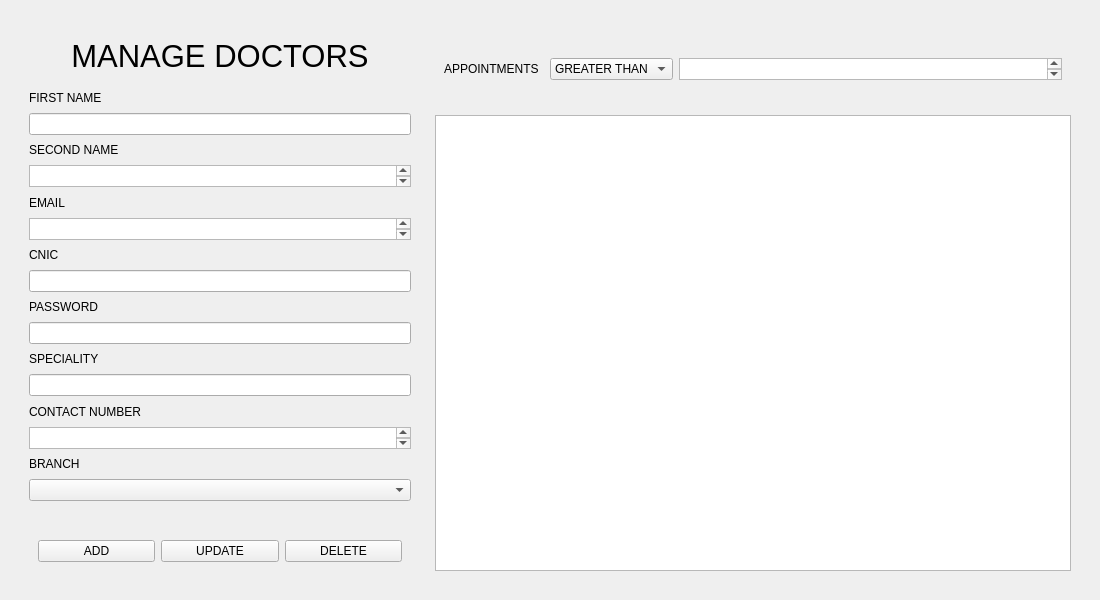
<?xml version="1.0" encoding="UTF-8"?>
<ui version="4.0">
 <class>Frame</class>
 <widget class="QFrame" name="Frame">
  <property name="geometry">
   <rect>
    <x>0</x>
    <y>0</y>
    <width>1100</width>
    <height>600</height>
   </rect>
  </property>
  <property name="windowTitle">
   <string>Frame</string>
  </property>
  <layout class="QGridLayout" name="gridLayout">
   <item row="0" column="0">
    <widget class="QWidget" name="widget" native="true">
     <layout class="QHBoxLayout" name="horizontalLayout">
      <item>
       <widget class="QWidget" name="widget_2" native="true">
        <property name="maximumSize">
         <size>
          <width>400</width>
          <height>16777215</height>
         </size>
        </property>
        <layout class="QHBoxLayout" name="horizontalLayout_3">
         <item>
          <layout class="QVBoxLayout" name="verticalLayout_2">
           <item>
            <widget class="QWidget" name="widget_6" native="true">
             <property name="maximumSize">
              <size>
               <width>16777215</width>
               <height>80</height>
              </size>
             </property>
             <layout class="QHBoxLayout" name="horizontalLayout_9">
              <item>
               <layout class="QHBoxLayout" name="horizontalLayout_8">
                <item>
                 <widget class="QLabel" name="title_doctors">
                  <property name="font">
                   <font>
                    <pointsize>23</pointsize>
                   </font>
                  </property>
                  <property name="text">
                   <string>MANAGE DOCTORS</string>
                  </property>
                  <property name="alignment">
                   <set>Qt::AlignmentFlag::AlignCenter</set>
                  </property>
                 </widget>
                </item>
               </layout>
              </item>
             </layout>
            </widget>
           </item>
           <item>
            <widget class="QLabel" name="doctor_first_name_label">
             <property name="text">
              <string>FIRST NAME</string>
             </property>
            </widget>
           </item>
           <item>
            <widget class="QLineEdit" name="doctor_first_name_input"/>
           </item>
           <item>
            <widget class="QLabel" name="doctor_last_name_label">
             <property name="text">
              <string>SECOND NAME</string>
             </property>
            </widget>
           </item>
           <item>
            <widget class="QTextEdit" name="doctor_last_name_input">
             <property name="maximumSize">
              <size>
               <width>16777215</width>
               <height>22</height>
              </size>
             </property>
            </widget>
           </item>
           <item>
            <widget class="QLabel" name="doctor_email_label">
             <property name="text">
              <string>EMAIL</string>
             </property>
            </widget>
           </item>
           <item>
            <widget class="QTextEdit" name="doctor_email_input">
             <property name="maximumSize">
              <size>
               <width>16777215</width>
               <height>22</height>
              </size>
             </property>
            </widget>
           </item>
           <item>
            <widget class="QLabel" name="doctor_cnic_label">
             <property name="text">
              <string>CNIC</string>
             </property>
            </widget>
           </item>
           <item>
            <widget class="QLineEdit" name="doctor_cnic_input"/>
           </item>
           <item>
            <widget class="QLabel" name="doctor_password_label">
             <property name="text">
              <string>PASSWORD</string>
             </property>
            </widget>
           </item>
           <item>
            <widget class="QLineEdit" name="doctor_password_input"/>
           </item>
           <item>
            <widget class="QLabel" name="doctor_speciality_label">
             <property name="text">
              <string>SPECIALITY</string>
             </property>
            </widget>
           </item>
           <item>
            <widget class="QLineEdit" name="doctor_speciality_input"/>
           </item>
           <item>
            <widget class="QLabel" name="doctor_contact_label">
             <property name="text">
              <string>CONTACT NUMBER</string>
             </property>
            </widget>
           </item>
           <item>
            <widget class="QTextEdit" name="doctor_contact_input">
             <property name="maximumSize">
              <size>
               <width>16777215</width>
               <height>22</height>
              </size>
             </property>
            </widget>
           </item>
           <item>
            <widget class="QLabel" name="doctor_branch_label">
             <property name="text">
              <string>BRANCH</string>
             </property>
            </widget>
           </item>
           <item>
            <widget class="QComboBox" name="doctor_branch_dropbox"/>
           </item>
           <item>
            <widget class="QLabel" name="doctor_message_label">
             <property name="text">
              <string/>
             </property>
            </widget>
           </item>
           <item>
            <widget class="QWidget" name="widget_4" native="true">
             <property name="maximumSize">
              <size>
               <width>16777215</width>
               <height>50</height>
              </size>
             </property>
             <layout class="QHBoxLayout" name="horizontalLayout_6">
              <item>
               <layout class="QHBoxLayout" name="horizontalLayout_5">
                <item>
                 <widget class="QPushButton" name="doctor_add_button">
                  <property name="text">
                   <string>ADD</string>
                  </property>
                 </widget>
                </item>
                <item>
                 <widget class="QPushButton" name="doctor_update_button">
                  <property name="text">
                   <string>UPDATE</string>
                  </property>
                 </widget>
                </item>
                <item>
                 <widget class="QPushButton" name="doctor_delete_button">
                  <property name="text">
                   <string>DELETE</string>
                  </property>
                 </widget>
                </item>
               </layout>
              </item>
             </layout>
            </widget>
           </item>
          </layout>
         </item>
        </layout>
       </widget>
      </item>
      <item>
       <widget class="QWidget" name="widget_3" native="true">
        <property name="minimumSize">
         <size>
          <width>0</width>
          <height>0</height>
         </size>
        </property>
        <layout class="QGridLayout" name="gridLayout_2">
         <item row="1" column="0">
          <widget class="QTableView" name="tableView">
           <property name="minimumSize">
            <size>
             <width>0</width>
             <height>0</height>
            </size>
           </property>
           <property name="maximumSize">
            <size>
             <width>1000</width>
             <height>600</height>
            </size>
           </property>
          </widget>
         </item>
         <item row="0" column="0">
          <widget class="QWidget" name="widget_5" native="true">
           <property name="maximumSize">
            <size>
             <width>16777215</width>
             <height>80</height>
            </size>
           </property>
           <layout class="QVBoxLayout" name="verticalLayout_5">
            <item>
             <layout class="QHBoxLayout" name="horizontalLayout_2">
              <item>
               <widget class="QLabel" name="doctor_appointments_label">
                <property name="minimumSize">
                 <size>
                  <width>100</width>
                  <height>0</height>
                 </size>
                </property>
                <property name="text">
                 <string>APPOINTMENTS</string>
                </property>
               </widget>
              </item>
              <item>
               <widget class="QComboBox" name="doctor_appointment_dropbox">
                <property name="minimumSize">
                 <size>
                  <width>120</width>
                  <height>0</height>
                 </size>
                </property>
                <item>
                 <property name="text">
                  <string>GREATER THAN</string>
                 </property>
                </item>
                <item>
                 <property name="text">
                  <string>LESS THAN</string>
                 </property>
                </item>
               </widget>
              </item>
              <item>
               <widget class="QTextEdit" name="doctor_appointments_input">
                <property name="minimumSize">
                 <size>
                  <width>150</width>
                  <height>0</height>
                 </size>
                </property>
                <property name="maximumSize">
                 <size>
                  <width>1000</width>
                  <height>22</height>
                 </size>
                </property>
               </widget>
              </item>
             </layout>
            </item>
           </layout>
          </widget>
         </item>
        </layout>
       </widget>
      </item>
     </layout>
    </widget>
   </item>
  </layout>
 </widget>
 <resources/>
 <connections/>
</ui>
